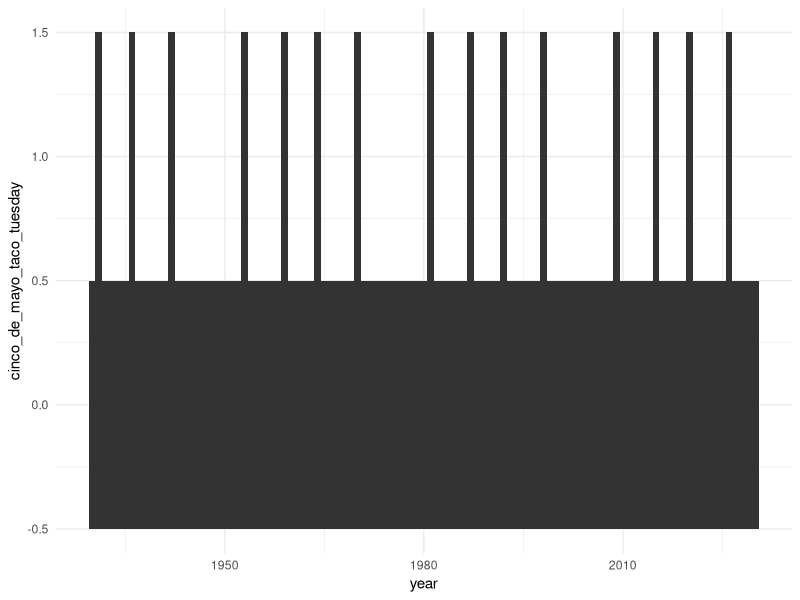
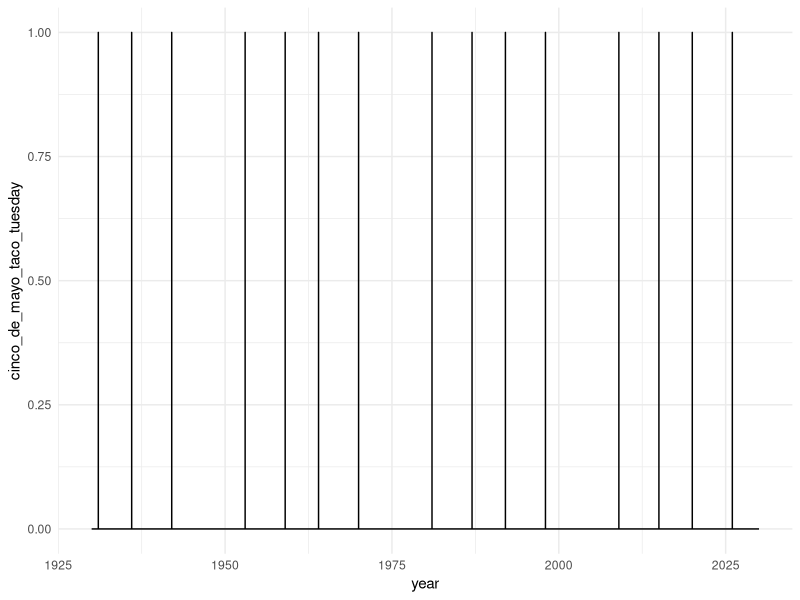
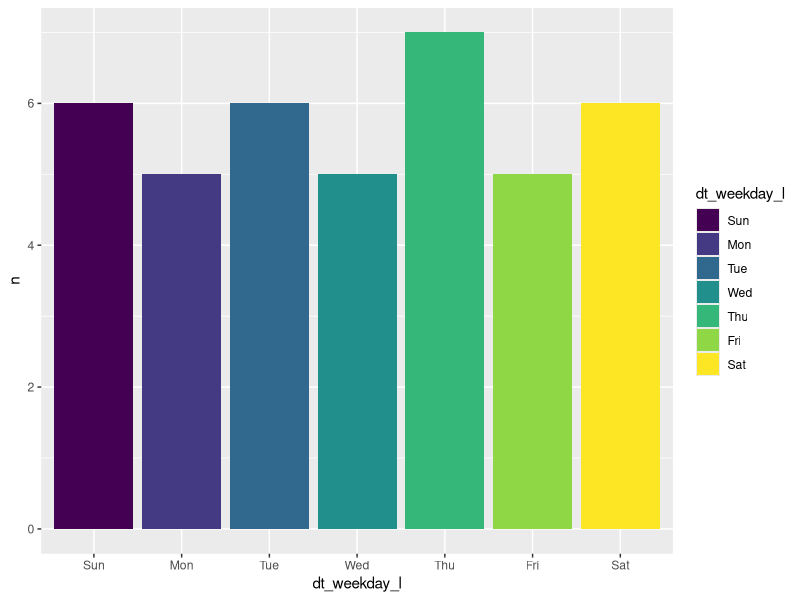

Recreate these plots in R, in order.
## ---- chunk 1
library(tidyverse)
## ---- chunk 2
# create date matrix
df <- expand.grid(month=seq(1,12,1),
                  day=seq(1,31,1),
                  year=seq(1930,2030)) %>%
  mutate(mdy = lubridate::mdy(paste0(month,"/",day,"/",year))) %>%
  mutate(dt_month = lubridate::month(mdy),
         dt_day = lubridate::day(mdy),
         dt_year = lubridate::year(mdy),
         dt_week = lubridate::week(mdy),
         dt_yday = lubridate::yday(mdy),
         dt_weekday = lubridate::wday(mdy),
         dt_weekday_l = lubridate::wday(mdy, label=T)) %>%
  filter(!is.na(dt_weekday)) # remove feb 29, 30, 31

knitr::kable(head(df))

## ---- chunk 3

# mark specific dates
df_marked <- df %>%
  mutate(cinco_de_mayo_taco_tuesday = ifelse(dt_month == 5 &
                                dt_day == 5 &
                                dt_weekday_l == "Tue", 1, 0),
         friday_13th = ifelse(dt_day == 13 &
                                dt_weekday_l == "Fri", 1, 0),
         erica_bday = ifelse(dt_day == 4 &
                               dt_month == 4, 1, 0))

# segment days Alexa mentioned
all_cinco_de_mayo_taco_tuesday <- df_marked %>%
  filter(cinco_de_mayo_taco_tuesday == 1)

all_friday13th <- df_marked %>%
  filter(friday_13th == 1)

all_erica <- df_marked %>%
  filter(erica_bday == 1) %>%
  filter(year >= 1991)

## ---- chunk 4
erica_wkday <- all_erica %>%
  group_by(dt_weekday_l) %>%
  summarise(n = n())

## ---- chunk 5
ggplot(df_marked, aes(year, cinco_de_mayo_taco_tuesday)) +
  geom_tile() +
  theme_minimal()

ggplot(df_marked, aes(year, cinco_de_mayo_taco_tuesday)) +
  geom_path() +
  theme_minimal()

ggplot(erica_wkday, aes(dt_weekday_l, n, group=dt_weekday_l, fill=dt_weekday_l)) +
  geom_bar(stat="identity")
## ---- chunk 6
ref_date = as.Date("2020-10-11")
paste0("Reference date: ", ref_date)
paste0("Reference date - 90 days: ", ref_date - 90)
paste0("Reference date + 90 days: ", ref_date + 90)
